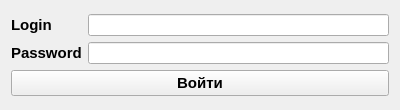
<?xml version="1.0" encoding="UTF-8"?>
<ui version="4.0">
 <class>LoginForm</class>
 <widget class="QWidget" name="LoginForm">
  <property name="windowModality">
   <enum>Qt::NonModal</enum>
  </property>
  <property name="geometry">
   <rect>
    <x>0</x>
    <y>0</y>
    <width>400</width>
    <height>110</height>
   </rect>
  </property>
  <property name="sizePolicy">
   <sizepolicy hsizetype="Preferred" vsizetype="Preferred">
    <horstretch>0</horstretch>
    <verstretch>0</verstretch>
   </sizepolicy>
  </property>
  <property name="minimumSize">
   <size>
    <width>400</width>
    <height>110</height>
   </size>
  </property>
  <property name="maximumSize">
   <size>
    <width>400</width>
    <height>110</height>
   </size>
  </property>
  <property name="windowTitle">
   <string>Аутентификация</string>
  </property>
  <layout class="QVBoxLayout" name="verticalLayout_4">
   <item>
    <layout class="QVBoxLayout" name="verticalLayout_3">
     <item>
      <layout class="QHBoxLayout" name="horizontalLayout">
       <item>
        <layout class="QVBoxLayout" name="verticalLayout_2">
         <item>
          <widget class="QLabel" name="login_lbl">
           <property name="sizePolicy">
            <sizepolicy hsizetype="Preferred" vsizetype="Preferred">
             <horstretch>0</horstretch>
             <verstretch>0</verstretch>
            </sizepolicy>
           </property>
           <property name="font">
            <font>
             <pointsize>11</pointsize>
             <bold>true</bold>
            </font>
           </property>
           <property name="text">
            <string>Login</string>
           </property>
          </widget>
         </item>
         <item>
          <widget class="QLabel" name="pass_lbl">
           <property name="sizePolicy">
            <sizepolicy hsizetype="Preferred" vsizetype="Preferred">
             <horstretch>0</horstretch>
             <verstretch>0</verstretch>
            </sizepolicy>
           </property>
           <property name="font">
            <font>
             <pointsize>11</pointsize>
             <bold>true</bold>
            </font>
           </property>
           <property name="text">
            <string>Password</string>
           </property>
          </widget>
         </item>
        </layout>
       </item>
       <item>
        <layout class="QVBoxLayout" name="verticalLayout">
         <item>
          <widget class="QLineEdit" name="login_field"/>
         </item>
         <item>
          <widget class="QLineEdit" name="pass_field"/>
         </item>
        </layout>
       </item>
      </layout>
     </item>
     <item>
      <widget class="QPushButton" name="sign_in_btn">
       <property name="font">
        <font>
         <pointsize>11</pointsize>
         <bold>true</bold>
        </font>
       </property>
       <property name="text">
        <string>Войти</string>
       </property>
      </widget>
     </item>
    </layout>
   </item>
  </layout>
 </widget>
 <resources/>
 <connections/>
</ui>
